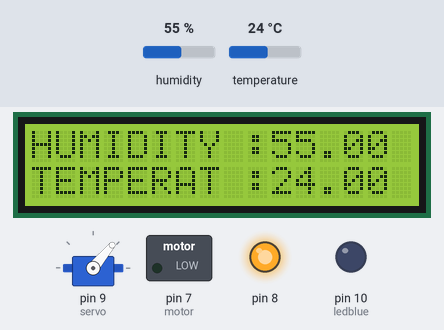
Simulated run of this sketch. Board: Arduino Uno, built with avr-gcc and run on an emulated ATmega328P. Parts: 16×2 character LCD, servo, switched loads named in the sketch (green lamp = pin HIGH), output pins drawn as LEDs (lit = HIGH). Dashed ring = blinking. The inputs (shaded band) are chosen by the test bench; at power-on: humidity 55 %, temperature 24 °C. What the sketch prints to the serial monitor is not drawn.

Above: at 1.2 s.
1.3 s: humidity set to 57 %
At 2.42 s:
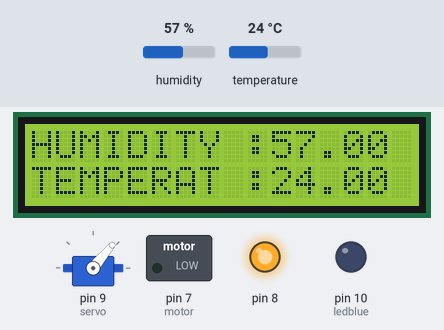
5.2 s: temperature set to 35 °C
At 9.51 s:
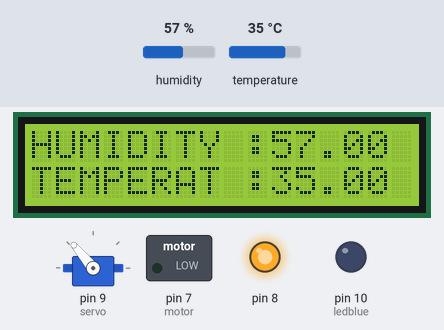
10.4 s: temperature set to 38 °C
At 16.24 s:
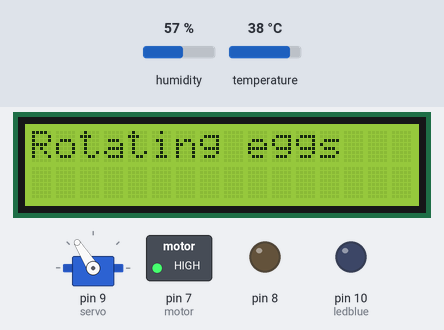
16.7 s: humidity set to 22 %
At 19.1 s:
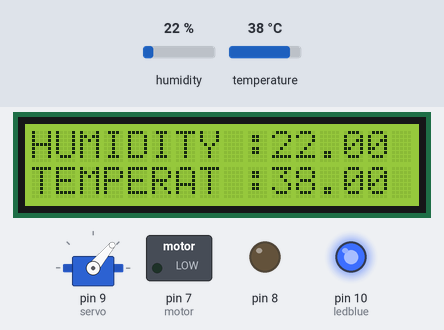
19.6 s: humidity set to 48 %
At 25.7 s:
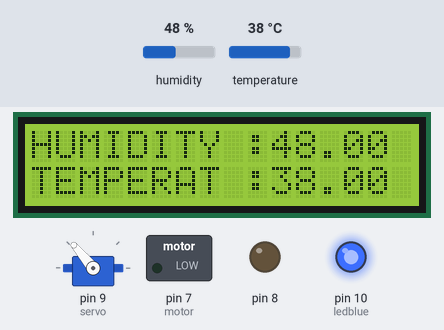
25.9 s: humidity set to 51 %
At 29.0 s:
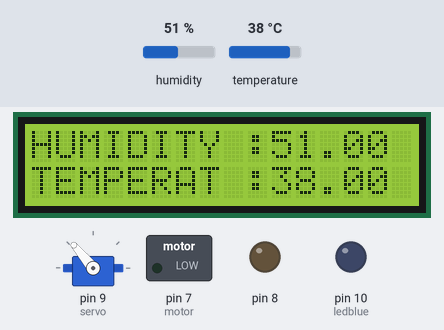
Timing chart, 0 to 33.2 s (numbered marks = the images above; inputs shaded):
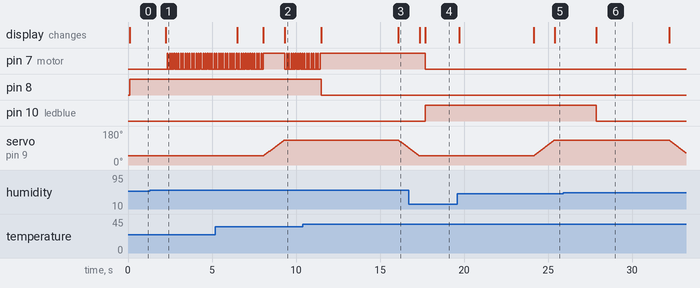

The sketch:

main.ino
```cpp
// include the library code:
#include <LiquidCrystal.h> // LCD display
// include servo library
#include <Servo.h>
// initialize the library by associating any needed LCD interface pin
// with the arduino pin number it is connected to
const int rs = 12, en = 11, d4 = 6, d5 = 5, d6 = 4, d7 = 3;
LiquidCrystal lcd(rs, en, d4, d5, d6, d7);


#include "DHT.h"

#define DHTPIN 2     // what digital pin we're connected to

// Uncomment whatever type you're using!
#define DHTTYPE DHT11   // DHT 11

// Connect pin 1 (on the left) of the sensor to +5V
// NOTE: If using a board with 3.3V logic like an Arduino Due connect pin 1
// to 3.3V instead of 5V!
// Connect pin 2 of the sensor to whatever your DHTPIN is
// Connect pin 4 (on the right) of the sensor to GROUND
// Connect a 10K resistor from pin 2 (data) to pin 1 (power) of the sensor

// Initialize DHT sensor.
// Note that older versions of this library took an optional third parameter to
// tweak the timings for faster processors.  This parameter is no longer needed
// as the current DHT reading algorithm adjusts itself to work on faster procs.
DHT dht(DHTPIN, DHTTYPE);
int motor = 7;
int ledblue = 10;

Servo servo;
unsigned long time, previoTime = 0;
boolean statusServo = false;  // direction of rotation
#define trotacionhuevos  8000 // Time to the rotation in milliseconds
int pos = 0;
void rotacionhuevos  ()  {
time = millis();

    if( time - previoTime > trotacionhuevos ) {
    previoTime = time;
    lcd.clear();
    lcd.setCursor(0, 0);
    lcd.print("Rotating eggs ");
    if (statusServo == false){
      for (pos = 50; pos <= 130; pos += 1){
        servo.write(pos);
        delay(15);
      }
    }
    if (statusServo == true){
      for (pos = 130; pos >= 50; pos -= 1){
        servo.write(pos);
        delay(15);
      }
    }

    statusServo = !statusServo;
    }
}

void setup() {
  lcd.begin(16, 2);
  Serial.begin(9600);
  Serial.println("DHTxx test!");
  pinMode(8, OUTPUT);
  pinMode(motor,OUTPUT);
  pinMode(ledblue,OUTPUT);
  servo.write(50);
  servo.attach(9); // servo pin
  dht.begin();
}

void loop() {
  // Wait a few seconds between measurements.
  delay(10);


  // Reading temperature or humidity takes about 250 milliseconds!
  // Sensor readings may also be up to 2 seconds 'old' (its a very slow sensor)
  float h = dht.readHumidity();
  // Read temperature as Celsius (the default)
  float t = dht.readTemperature();
  // Read temperature as Fahrenheit (isFahrenheit = true)
  float f = dht.readTemperature(true);

  // Check if any reads failed and exit early (to try again).
  if (isnan(h) || isnan(t) || isnan(f)) {
    Serial.println("Failed to read from DHT sensor!");
    return;
  }

  // Compute heat index in Fahrenheit (the default)
  float hif = dht.computeHeatIndex(f, h);
  // Compute heat index in Celsius (isFahreheit = false)
  float hic = dht.computeHeatIndex(t, h, false);

  //Serial.println("success");
  Serial.print("Humidity: ");
  Serial.print(h);
  Serial.print(" %\t");
  Serial.print("Temperature: ");
  Serial.print(t);
  Serial.print(" *C ");
  Serial.print(f);
  Serial.print(" *F\t");
  Serial.print("Heat index: ");
  Serial.print(hic);
  Serial.print(" *C ");
  Serial.print(hif);
  Serial.println(" *F");

  lcd.setCursor(0, 0);
  lcd.print("HUMIDITY : ");
  lcd.setCursor(10, 0);
  lcd.print(h);
  lcd.setCursor(0, 1);
  lcd.print("TEMPERAT : ");
  lcd.setCursor(10, 1);
  lcd.print(t);
  // t and h conditions
  if (t < 37)
   {
    digitalWrite(8,HIGH);
    analogWrite(motor,0);
    delay(100);
   }
  else if (t>=37 && t <=38)
   {
    digitalWrite(8,LOW);
    analogWrite(motor,0);
   }
   else if (t > 38){
    digitalWrite(8,LOW);
    analogWrite(motor,255);
    delay(100);
   }

   if (h < 50){
    digitalWrite(ledblue,HIGH); // turn on the led that represents the  humidifier
    delay(100);
   }
   else if (h > 55){
    analogWrite(motor,255); // turn on the ventilator
    digitalWrite(ledblue,LOW); // turn off led that represents the humidifier
   }
   else if (h >=50 && h <= 55){
    //Normal rank of h
    digitalWrite(ledblue,LOW); // turn off led that represents the humidifier
   }

   rotacionhuevos ();


}
```

Measured:
- the behaviour switches between 55 and 56 % on humidity (found by bisection; images 0 and 1)
- the behaviour switches between 36 and 37 °C on temperature (found by bisection; images 2 and 3)
- the behaviour switches between 49 and 50 % on humidity (found by bisection; images 5 and 6)
- after the input at 1.3 s, pin 7 (motor): alternates HIGH for 0.03 s and LOW for 0.10 s, starting after 1.0 s; the display: changes after 0.94 s (image 1)
- after the input at 5.2 s, the display: changes after 1.3 s (image 2)
- after the input at 10.4 s, pin 7 (motor): goes on until 11.4 s, then stays HIGH; pin 8: HIGH → LOW after 1.1 s; the display: first changes after 1.1 s (image 3 shows a later state)
- after the input at 16.7 s, pin 7 (motor): HIGH → LOW after 0.99 s; pin 10 (ledblue): LOW → HIGH after 0.99 s; the display: first differs from a run without the input after 0.99 s (image 4)
- after the input at 19.6 s, the display: changes after 0.10 s (image 5)
- after the input at 25.9 s, pin 10 (ledblue): HIGH → LOW after 1.9 s; the display: changes after 1.9 s (image 6)
